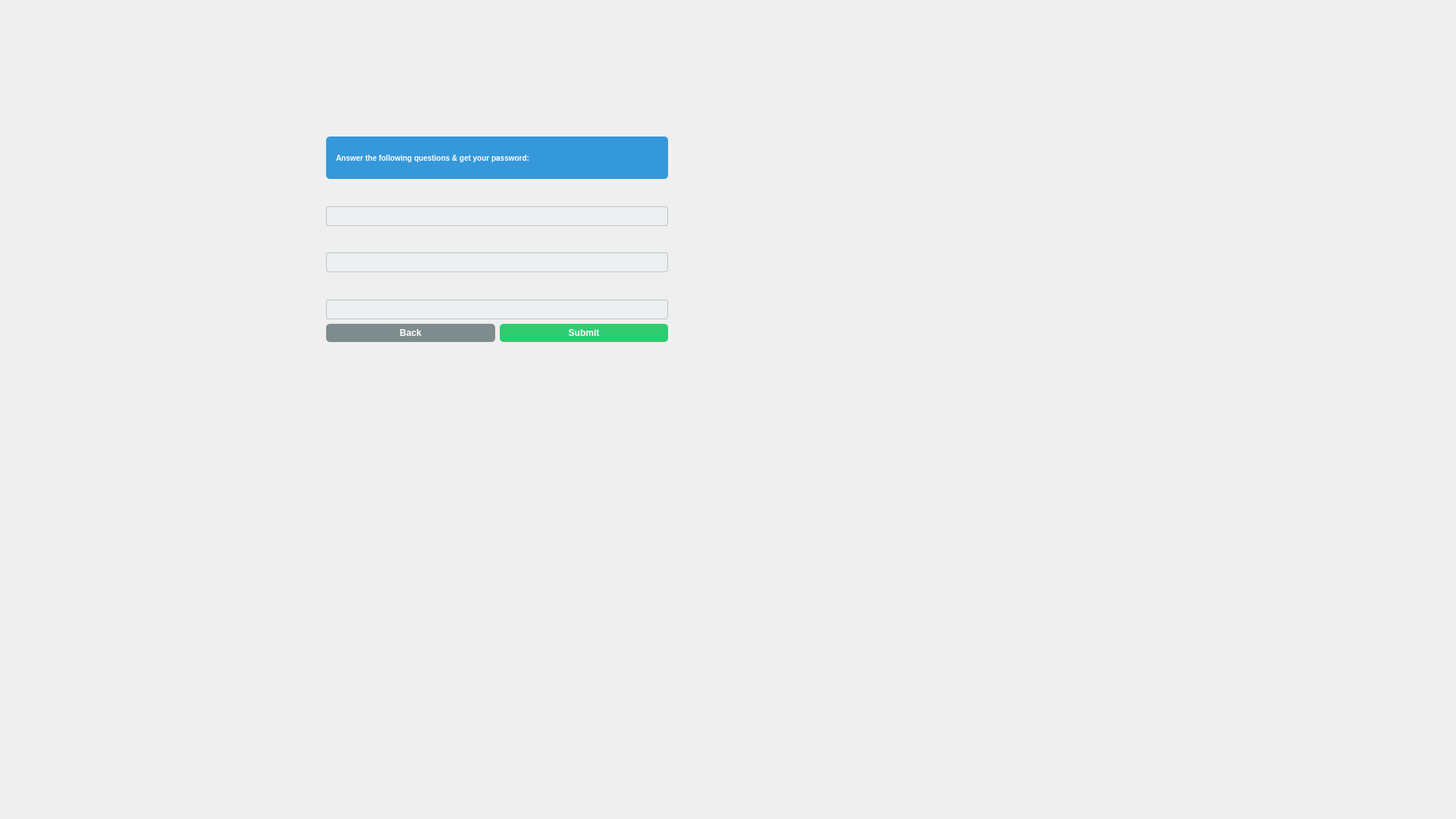
<?xml version="1.0" encoding="UTF-8"?>
<ui version="4.0">
 <class>forgetpassword</class>
 <widget class="QDialog" name="forgetpassword">
  <property name="geometry">
   <rect>
    <x>0</x>
    <y>0</y>
    <width>1920</width>
    <height>1080</height>
   </rect>
  </property>
  <property name="sizePolicy">
   <sizepolicy hsizetype="Expanding" vsizetype="Expanding">
    <horstretch>0</horstretch>
    <verstretch>0</verstretch>
   </sizepolicy>
  </property>
  <property name="maximumSize">
   <size>
    <width>1920</width>
    <height>1080</height>
   </size>
  </property>
  <property name="windowTitle">
   <string>Dialog</string>
  </property>
  <property name="styleSheet">
   <string notr="true">background: qlineargradient(spread:pad, x1:0, y1:0, x2:1, y2:1,
                            stop:0 #e3f2fd, stop:1 #bbdefb);
</string>
  </property>
  <widget class="QWidget" name="layoutWidget">
   <property name="geometry">
    <rect>
     <x>430</x>
     <y>180</y>
     <width>451</width>
     <height>271</height>
    </rect>
   </property>
   <layout class="QVBoxLayout" name="verticalLayout_4">
    <item>
     <widget class="QLabel" name="label">
      <property name="styleSheet">
       <string notr="true">
QLabel {
background-color: #3498DB;  /* Medium gray */
color: white;

    border-radius: 5px;
    padding: 5px 10px;
font-size: 10px;
    font-weight: bold;
}
</string>
      </property>
      <property name="text">
       <string>Answer the following questions &amp; get your password:</string>
      </property>
     </widget>
    </item>
    <item>
     <layout class="QVBoxLayout" name="verticalLayout_3">
      <item>
       <widget class="QLabel" name="label_Qno1">
        <property name="text">
         <string/>
        </property>
       </widget>
      </item>
      <item>
       <widget class="QLineEdit" name="lineEdit_ansno1">
        <property name="styleSheet">
         <string notr="true">QLineEdit {
    background-color: #ECF0F1;
    color: #2C3E50;
    border: 1px solid #BDC3C7;
    border-radius: 3px;
    padding: 2px 4px;
    font-size: 12px;
    min-height: 20px; /* reduce height */
}

QLineEdit:focus {
    border: 1px solid #3498DB;
    background-color: #FFFFFF;
}

QLineEdit::placeholder {
    color: #95A5A6;
    font-style: italic;
}
</string>
        </property>
       </widget>
      </item>
     </layout>
    </item>
    <item>
     <layout class="QVBoxLayout" name="verticalLayout_2">
      <item>
       <widget class="QLabel" name="label_Qno2">
        <property name="text">
         <string/>
        </property>
       </widget>
      </item>
      <item>
       <widget class="QLineEdit" name="lineEdit_ansno2">
        <property name="styleSheet">
         <string notr="true">QLineEdit {
    background-color: #ECF0F1;
    color: #2C3E50;
    border: 1px solid #BDC3C7;
    border-radius: 3px;
    padding: 2px 4px;
    font-size: 12px;
    min-height: 20px; /* reduce height */
}

QLineEdit:focus {
    border: 1px solid #3498DB;
    background-color: #FFFFFF;
}

QLineEdit::placeholder {
    color: #95A5A6;
    font-style: italic;
}
</string>
        </property>
       </widget>
      </item>
     </layout>
    </item>
    <item>
     <layout class="QVBoxLayout" name="verticalLayout">
      <item>
       <widget class="QLabel" name="label_Qno3">
        <property name="text">
         <string/>
        </property>
       </widget>
      </item>
      <item>
       <widget class="QLineEdit" name="lineEdit_ansno3">
        <property name="styleSheet">
         <string notr="true">QLineEdit {
    background-color: #ECF0F1;
    color: #2C3E50;
    border: 1px solid #BDC3C7;
    border-radius: 3px;
    padding: 2px 4px;
    font-size: 12px;
    min-height: 20px; /* reduce height */
}

QLineEdit:focus {
    border: 1px solid #3498DB;
    background-color: #FFFFFF;
}

QLineEdit::placeholder {
    color: #95A5A6;
    font-style: italic;
}
</string>
        </property>
       </widget>
      </item>
     </layout>
    </item>
    <item>
     <layout class="QHBoxLayout" name="horizontalLayout">
      <item>
       <widget class="QPushButton" name="pushButton_backtoadminlogin">
        <property name="styleSheet">
         <string notr="true">QPushButton {
background-color: #7F8C8D;  /* Medium gray */
color: white;
 font-weight: bold;
    border-radius: 5px;
    padding: 5px 10px;
}

QPushButton:hover {
background-color: #626567;  /* Darker gray */

}
</string>
        </property>
        <property name="text">
         <string>Back</string>
        </property>
       </widget>
      </item>
      <item>
       <widget class="QPushButton" name="pushButton_submittocheck">
        <property name="styleSheet">
         <string notr="true">QPushButton {
 background-color: #27AE60;  /* Emerald green */
    background-color: #2ECC71;  /* Light green */
;
font-weight: bold;
    color: white;
    border-radius: 5px;
    padding: 5px 10px;
}

QPushButton:hover {
background-color: #1E8449;  /* Darker shade of emerald green */

}
</string>
        </property>
        <property name="text">
         <string>Submit</string>
        </property>
       </widget>
      </item>
     </layout>
    </item>
   </layout>
  </widget>
 </widget>
 <resources/>
 <connections/>
</ui>
